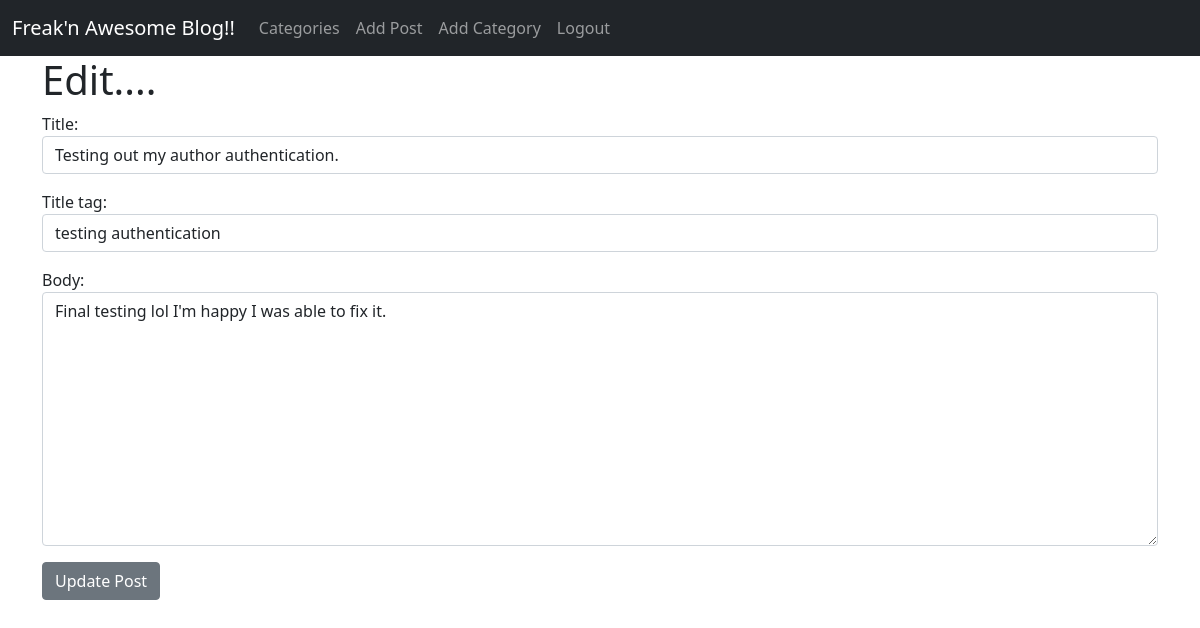
Screenshot of /update_post/14 (signed in) with the database file from the repository.
### theblog/models.py (models this page shows, shortened)
class Post(models.Model):
    title = models.CharField(max_length=255)
    author = models.ForeignKey(User, on_delete=models.CASCADE)
    body = models.TextField()
    title_tag = models.CharField(max_length=255, null=True, blank=True)
    date_time = models.DateTimeField(auto_now_add=True, null=True, blank=True)
    category = models.CharField(max_length=255, default= '')
    likes = models.ManyToManyField(User, related_name='blogpost_like')

### theblog/views.py (the view)
# urls.py: path('update_post/<int:pk>', UpdatePostView.as_view(), name= 'update_post'),
class UpdatePostView(UpdateView):
    model = Post
    form_class = UpdatePostForm
    template_name = 'update_post.html'

### theblog/forms.py
class UpdatePostForm(forms.ModelForm):
    class Meta:
        model = Post
        fields = ['title', 'title_tag', 'body']
        widgets = {
            'title': forms.TextInput(attrs={'class':'form-control'}),
            'title_tag': forms.TextInput(attrs={'class':'form-control'}),
            'body': forms.Textarea(attrs={'class':'form-control'}),
        }

### theblog/templates/update_post.html (shortened to what this page needs)
{% extends 'base.html' %}
 {% block content %}
 {% if user.is_authenticated %}
<h1>Edit....</h1>
 <form method="POST">
    {{ form.as_p }}
    <button type="submit" class="btn btn-secondary">Update Post</button>
 </form>
 {% else %}
      You are not allowed on this page....
 {% endif %}
 {% endblock %}

### rows the page displays
Post: title "Testing out my author authentication.", title_tag "testing authentication", body "Final testing lol I'm happy I was able to fix it."
